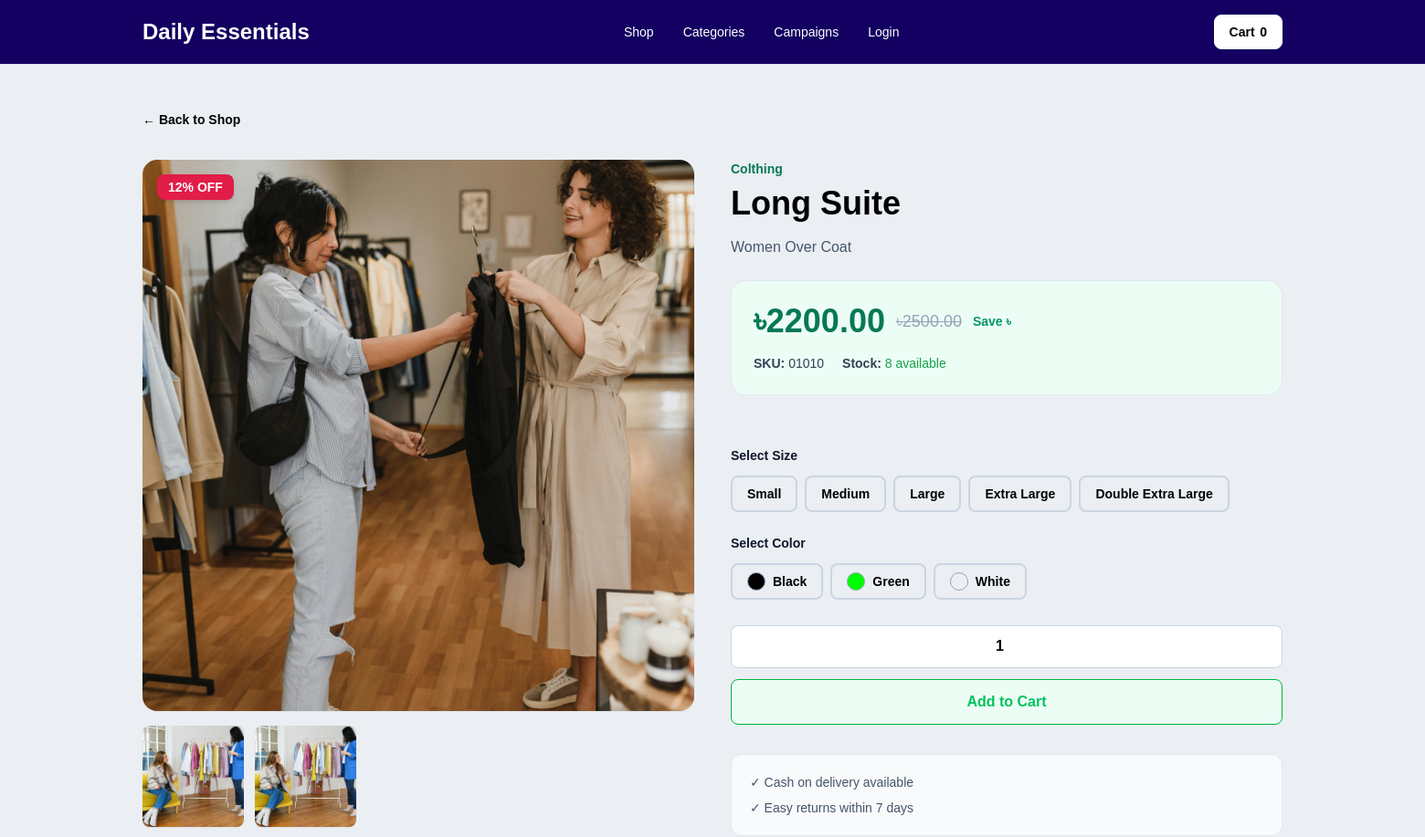
/shop/long-suite/ (upper part), run on an earlier commit of the app's database.
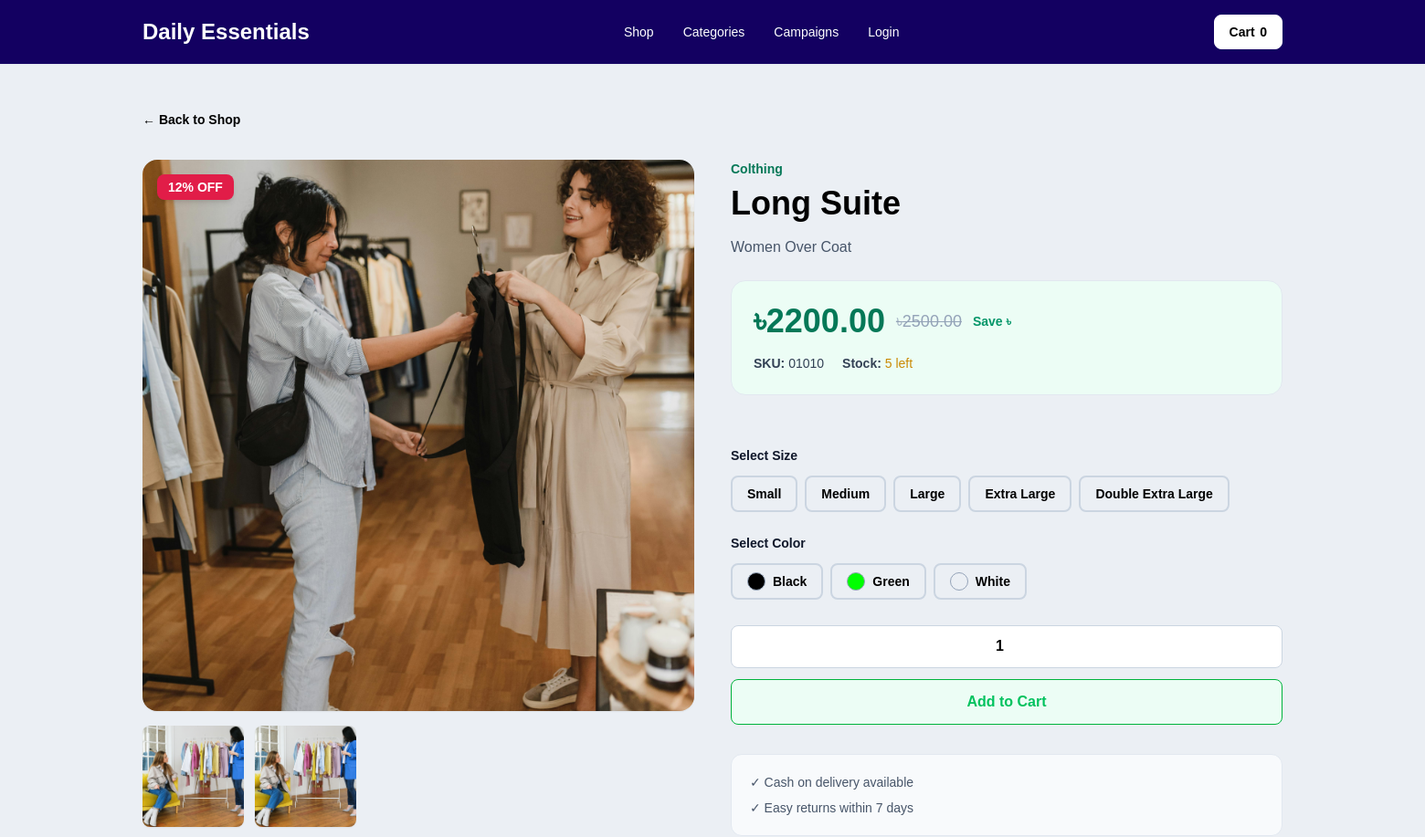
And on a later commit of the database.
### products/models.py (models this page shows, shortened)
class Product(SEOFields):
    category = models.ForeignKey(Category, on_delete=models.PROTECT, related_name="products")
    name = models.CharField(max_length=180)
    slug = models.SlugField(unique=True)
    short_description = models.CharField(max_length=255, blank=True)
    full_description = CKEditor5Field("Full Description",config_name="default",blank=True,null=True,help_text="Detailed product description with rich text formatting.")
    sku = models.CharField(max_length=80, unique=True)
    price = models.DecimalField(max_digits=10, decimal_places=2)
    discount_price = models.DecimalField(max_digits=10, decimal_places=2, blank=True, null=True)
    stock_quantity = models.PositiveIntegerField(default=0)
    thumbnail = models.ImageField(
        upload_to="products/",
        blank=True,
        null=True,
        help_text="Recommended: square JPG, PNG, or WebP product image, at least 800x800px.",
    )
    size_guide = models.ImageField(
        upload_to="size-guides/",
        blank=True,
        null=True,
        help_text="Optional. Upload a clear JPG, PNG, or WebP size guide image.",
    )
    sizes = models.ManyToManyField(Size, blank=True)
    colors = models.ManyToManyField(Color, blank=True)
    is_active = models.BooleanField(default=True)
    is_featured = models.BooleanField(default=False)
    is_new_arrival = models.BooleanField(default=False)
    is_bestseller = models.BooleanField(default=False)
    is_campaign_product = models.BooleanField(default=False)
    created_at = models.DateTimeField(auto_now_add=True)
    updated_at = models.DateTimeField(auto_now=True)
    objects = ProductQuerySet.as_manager()
    class Meta:
        ordering = ["-created_at"]
    @property
    def current_price(self):
        campaign_price = None
        campaign_discount = self.campaign_discount_percentage
        if campaign_discount:
            campaign_price = self.price - (self.price * campaign_discount / 100)
        prices = [self.price]
        if self.discount_price and self.discount_price < self.price:
            prices.append(self.discount_price)
        if campaign_price and campaign_price < self.price:
            prices.append(campaign_price)
        return min(prices).quantize(self.price)
    @property
    def discount_percentage(self):
        if self.discount_price and self.price and self.discount_price < self.price:
            return round(((self.price - self.discount_price) / self.price) * 100)
        return 0
    @property
    def campaign_discount_percentage(self):
        now = timezone.now()
        campaigns = self.campaigns.filter(is_active=True, discount_percentage__gt=0).filter(
            models.Q(starts_at__isnull=True) | models.Q(starts_at__lte=now),
            models.Q(ends_at__isnull=True) | models.Q(ends_at__gte=now),
        )
        return campaigns.order_by("-discount_percentage").values_list("discount_percentage", flat=True).first() or 0
    @property
    def display_discount_percentage(self):
        return max(self.discount_percentage, self.campaign_discount_percentage)
    @property
    def has_active_discount(self):
        return self.current_price < self.price

### categories/models.py (models this page shows, shortened)
class Category(SEOFields):
    name = models.CharField(max_length=120)
    slug = models.SlugField(unique=True)
    image = models.ImageField(
        upload_to="categories/",
        blank=True,
        null=True,
        help_text="Recommended: square JPG, PNG, or WebP image, at least 600x600px.",
    )
    description = models.TextField(blank=True)
    is_active = models.BooleanField(default=True)
    show_on_home = models.BooleanField(default=False)
    display_order = models.PositiveIntegerField(default=0)
    class Meta:
        ordering = ["display_order", "name"]
        verbose_name_plural = "Categories"

### products/views.py (the view)
# urls.py: path("<slug:slug>/", views.product_detail, name="detail"),
def product_detail(request, slug):
    product = get_object_or_404(Product.objects.active().prefetch_related("sizes", "colors", "gallery"), slug=slug)
    related = Product.objects.active().filter(category=product.category).exclude(pk=product.pk)[:4]
    return render(request, "products/product_detail.html", {"product": product, "related_products": related, "seo_object": product})

### cart/cart.py (called while the page is built, shortened)
    def __iter__(self):
        product_ids = [item.get("product_id", key.split(":")[0]) for key, item in self.cart.items()]
        products = Product.objects.filter(id__in=product_ids)
        product_map = {str(product.id): product for product in products}

    def __len__(self):
        return sum(item["quantity"] for item in self.cart.values())

    def total(self):
        return sum((item["line_total"] for item in self), Decimal("0.00"))

### cart/context_processors.py (called while the page is built)
def cart_summary(request):
    cart = Cart(request)
    return {"cart_item_count": len(cart), "cart_total": cart.total()}

### products/models.py (called while the page is built)
    def active(self):
        return self.filter(is_active=True).select_related("category")

### templates/products/product_detail.html (shortened to what the changed rows need)
{% extends "base.html" %}
{% load static %}
{% block content %}
<section class="mx-auto max-w-7xl overflow-x-hidden px-4 py-12">
  <div class="mt-8 grid gap-10 lg:grid-cols-2">
    <div class="min-w-0">
      <div class="relative overflow-hidden rounded-2xl bg-slate-100 shadow-sm">
        {% if product.thumbnail %}
          <img src="{{ product.thumbnail.url }}"
               alt="{{ product.name }}"
               class="aspect-square w-full object-cover">
        {% else %}
          <img src="{% static 'img/placeholder.svg' %}"
               alt="{{ product.name }}"
               class="aspect-square w-full object-cover">
        {% endif %}
        {% if product.display_discount_percentage %}
          <span class="absolute left-4 top-4 rounded-lg bg-rose-600 px-3 py-1 text-sm font-bold text-white shadow-md">
            {{ product.display_discount_percentage }}% OFF
          </span>
        {% endif %}
      </div>
    </div>
    <div class="min-w-0 overflow-hidden">
      <p class="text-sm font-semibold text-emerald-700">
        {{ product.category.name }}
      </p>
      <h1 class="mt-2 break-words text-4xl font-bold text-slate-900">
        {{ product.name }}
      </h1>
      <p class="mt-4 break-words text-slate-600">
        {{ product.short_description }}
      </p>
      <div class="mt-6 rounded-2xl border border-slate-200 bg-emerald-50 p-6">
        <div class="flex flex-wrap items-center gap-3">
          <span class="text-4xl font-bold text-emerald-700">
            ৳{{ product.current_price }}
          </span>
          {% if product.has_active_discount %}
            <span class="text-lg text-slate-400 line-through">
              ৳{{ product.price }}
            </span>
            <span class="text-sm font-semibold text-emerald-600">
              Save ৳{{ product.discount_amount }}
            </span>
          {% endif %}
        </div>
        <div class="mt-4 flex flex-wrap gap-5 text-sm">
          <span class="text-slate-700">
            <strong>SKU:</strong>
            {{ product.sku }}
          </span>
          <span class="text-slate-700">
            <strong>Stock:</strong>
            {% if product.stock_quantity > 5 %}
              <span class="text-green-600">
                {{ product.stock_quantity }} available
              </span>
            {% elif product.stock_quantity > 0 %}
              <span class="text-yellow-600">
                {{ product.stock_quantity }} left
              </span>
            {% else %}
              <span class="text-red-600">
                Out of Stock
              </span>
            {% endif %}
          </span>
        </div>
      </div>
      <form method="post"
            action="{% url 'cart:add' product.id %}"
            id="add-to-cart-form"
            class="mt-8 space-y-6 overflow-hidden">
        {% if product.sizes.all %}
          <fieldset>
          </fieldset>
        {% endif %}
        {% if product.colors.all %}
          <fieldset>
          </fieldset>
        {% endif %}
        <div class="flex flex-wrap gap-3">
          <input type="number"
                 name="quantity"
                 min="1"
                 max="{{ product.stock_quantity }}"
                 value="1"
                 class="w-24 rounded-lg border border-slate-300 bg-white p-3 text-center font-semibold"
                 {% if product.stock_quantity <= 0 %}disabled{% endif %}>
          <button type="submit"
                  class="flex-1 rounded-lg bg-emerald-700 px-6 py-3 font-semibold text-white transition hover:bg-emerald-800 disabled:bg-slate-400"
                  {% if product.stock_quantity <= 0 %}disabled{% endif %}>
            {% if product.stock_quantity <= 0 %}
              Out of Stock
            {% else %}
              Add to Cart
            {% endif %}
          </button>
        </div>
      </form>
      {% if site_settings.show_product_shipping_info %}
        <div class="mt-8 rounded-xl border border-slate-200 bg-slate-50 p-5 text-sm text-slate-600">
          <div class="space-y-2">
          </div>
        </div>
      {% endif %}
    </div>
  </div>
</section>
{% endblock %}

What changed in the data, as far as the page shows it:
changed Product "Long Suite": stock_quantity "8" → "5"
Also different on the page:
text no longer shown: "available"
text now shown: "left"
